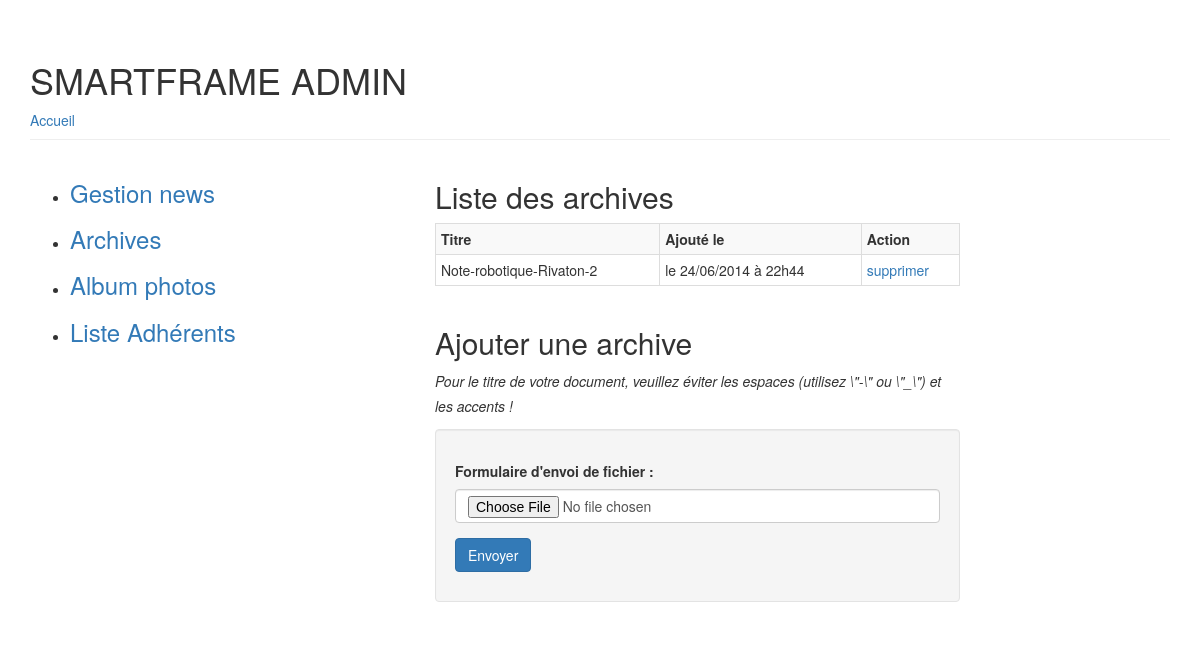
The app's page /admin/gestion_archives.php (signed in), older data.
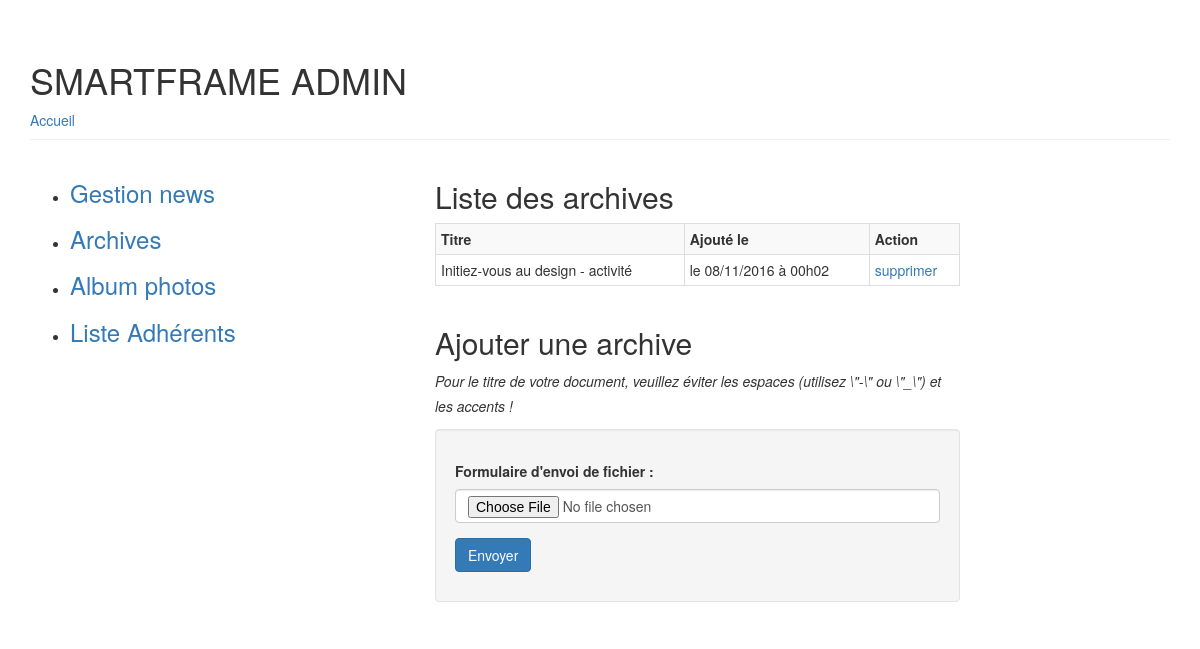
The same page, newer data.
### tables this page shows
CREATE TABLE `archives` (
  `id` int(11) NOT NULL,
  `titre` varchar(500) NOT NULL,
  `date_ajout` datetime NOT NULL
);

### lib/ManagerArchives.class.php (called while the page is built, shortened)
<?php
class ManagerArchives
{
	protected $bdd;
	public function __construct($bdd)
	{
		$this->bdd = $bdd;
	}
	public function getList()
	{
		$archives = array();
		$req = $this->bdd->query("SELECT id,titre,DATE_FORMAT(date_ajout,'le %d/%m/%Y à %Hh%i') AS date_ajout
									FROM archives ORDER BY date_ajout DESC");
		while($donnees = $req->fetch())
		{
			$archives[] = new Archive($donnees);
		}
		return $archives;
	}
}

### lib/Archive.class.php (called while the page is built, shortened)
<?php
class Archive
{
	protected $id;
	protected $titre;
	protected $date_ajout;
	public function hydrate(array $donnees)
	{
		foreach($donnees as $key => $value)
		{
			$method = "set".ucfirst($key);
		}
	}
	public function id(){ return $this->id ;}
	public function titre(){ return $this->titre ;}
	public function date_ajout(){ return $this->date_ajout ;}
	public function setId($id)
	{
		$id = (int) $id;
		$this->id = $id;
	}
	public function setTitre($titre)
	{
		if(is_string($titre))
		{
			$this->titre = $titre;
		}
	}
	public function setDate_ajout($date_ajout)
	{
		if (is_string($date_ajout) && preg_match("#le [0-9]{2}/[0-9]{2}/[0-9]{4} à [0-9]{2}h[0-9]{2}#", $date_ajout))
		{
			$this->date_ajout = $date_ajout;
		}
	}
}

### admin/gestion_archives.php (the view, shortened to what this page needs)
<?php
try
{
	$bdd = new PDO('mysql:host=localhost;dbname=smartfulframework','root','',array(PDO::MYSQL_ATTR_INIT_COMMAND => 'SET NAMES \'UTF8\''));
}
catch(Exception $e)
{
	die("Erreur : ".$e->getMessage());
}
$manager = new ManagerArchives($bdd);
?>
<!DOCTYPE html>
<html>
    <head>
			<link rel="stylesheet" href="https://maxcdn.bootstrapcdn.com/bootstrap/3.3.7/css/bootstrap.min.css"/>
			<link rel="stylesheet" href="../css/style.css"type="text/css" />
    </head>
    <body>
		<div class="container">
				<header class="page-header">
					<h1>SMARTFRAME ADMIN</h1>
					<a href="../index.php">Accueil</a>
				</header>
				<div class="row">
				<?php
				if(isset($_SESSION['id_admin']))
				{
				?>
					<div class="col-md-4">
						<ul>
							<li> <a href="gestion_news.php" title="gestion des news"><h3>Gestion news</h3></a> </li>
							<li> <a href="gestion_archives.php" title="gestion des archives"><h3>Archives</h3></a> </li>
							<li> <a href="gestion_album.php" title="gestion des albums photos"><h3>Album photos</h3></a> </li>
							<li> <a href="admin.php?liste" title="liste des adhérents"><h3>Liste Adhérents</h3></a> </li>
						</ul>
					</div>
					<div class="col-md-6">
						<section class="col-md-12">
							<h2>Liste des archives</h2>
							<?php
								$archives = $manager->getList();
							?>
								<p>
									<table class="table table-bordered table-striped table-condensed">
										<tr>
											<th>Titre</th>
											<th>Ajouté le</th>
											<th>Action</th>
										</tr>
										<?php
										if(isset($archives))
										{
											foreach($archives as $ticket)
											{
											?>
												<tr>
													<td><?php echo $ticket->titre();  ?></td>
													<td><?php echo $ticket->date_ajout();  ?></td>
													<td><a id="click_secure" href="?supprimer=<?php echo $ticket->id(); ?>">supprimer</a></td>
												</tr>
											<?php
											}
										}
										?>
									</table>
								</p>
						</section>
						<section class="col-md-12">
							<h2>Ajouter une archive</h2>
							<p>
								<em>Pour le titre de votre document, veuillez éviter les espaces (utilisez \"-\" ou \"_\") et les accents !</em>
							</p>
							<form action="?envoi" method="post" enctype="multipart/form-data" class="well">
								<p>
									<div class="form-group">
										<label for="file">Formulaire d'envoi de fichier : </label>
										<input type="file" name="archive" id="file" class="form-control"/>
									</div>
									<input type="submit" value="Envoyer" class="btn btn-primary"/>
								</p>
							</form>
						</section>
					</div>
				<?php
				}
				else
				{
					echo "Il y a eu un problème lors de votre connexion à l'espace administrateur ! <br/>
						Veuillez revenir dans l'espace utilisateur : <a href=\"../index.php\">Acceuil</a>";
				}
				?>
				</div>
		</div>
	</body>
</html>

Row changes from the older to the newer data that the page shows:
removed archives: titre "Note-robotique-Rivaton-2", date_ajout "le 24/06/2014 à 22h44"
added archives: titre "Initiez-vous au design - activité", date_ajout "le 08/11/2016 à 00h02"
